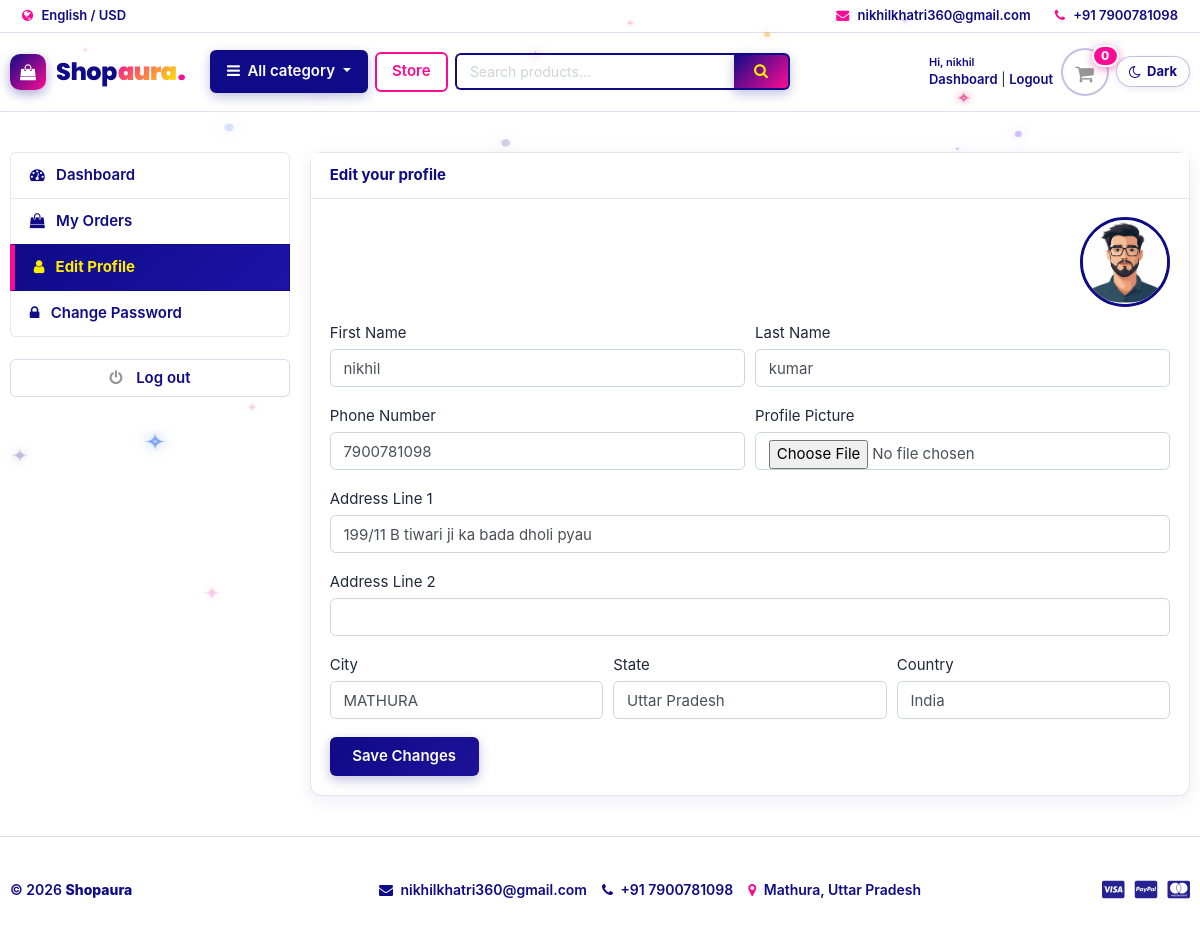
/accounts/edit_profile/ (signed in), run on the app's committed database.
### accounts/models.py (models this page shows, shortened)
class Account(AbstractBaseUser):
    first_name   = models.CharField(max_length=50)
    last_name    = models.CharField(max_length=50)
    username     = models.CharField(max_length=50, unique=True)
    email        = models.EmailField(max_length=100, unique=True)
    phone_number = models.CharField(max_length=10)
    date_joined  = models.DateTimeField(auto_now_add=True)
    last_login   = models.DateTimeField(auto_now_add=True)
    is_admin     = models.BooleanField(default=False)
    is_staff     = models.BooleanField(default=False)
    is_active    = models.BooleanField(default=False)
    is_superadmin= models.BooleanField(default=False)
    USERNAME_FIELD  = 'email'
    REQUIRED_FIELDS = ['username', 'first_name', 'last_name']
    objects = MyAccountManager()

class UserProfile(models.Model):
    user=models.OneToOneField(Account,on_delete=models.CASCADE)
    address_line_1=models.CharField(blank=True,max_length=100)
    address_line_2=models.CharField(blank=True,max_length=100)
    profile_picture=models.ImageField(blank=True,upload_to='userprofile')
    city=models.CharField(blank=True,max_length=20)
    state=models.CharField(blank=True,max_length=20)
    country=models.CharField(blank=True,max_length=20)

### accounts/views.py (the view)
# urls.py: path('edit_profile/', views.edit_profile, name='edit_profile'),
@login_required(login_url='login')
def edit_profile(request):
    try:
        userprofile = UserProfile.objects.get(user=request.user)
    except UserProfile.DoesNotExist:
        userprofile = UserProfile.objects.create(user=request.user)
    if request.method == 'POST':
        user_form = UserForm(request.POST, instance=request.user)
        profile_form = UserProfileForm(request.POST, request.FILES, instance=userprofile)
        if user_form.is_valid() and profile_form.is_valid():
            user_form.save()
            profile_form.save()
            messages.success(request, 'Your profile has been updated.')
            return redirect('edit_profile')
    else:
        user_form = UserForm(instance=request.user)
        profile_form = UserProfileForm(instance=userprofile)
    context = {
        'user_form': user_form,
        'profile_form': profile_form,
        'userprofile': userprofile,
    }
    return render(request, 'accounts/edit_profile.html', context)

### accounts/forms.py
class UserForm(forms.ModelForm):
    class Meta:
        model = Account
        fields = ('first_name', 'last_name', 'phone_number')
    def __init__(self, *args, **kwargs):
        super(UserForm, self).__init__(*args, **kwargs)
        for field in self.fields:
            self.fields[field].widget.attrs['class'] = 'form-control'

class UserProfileForm(forms.ModelForm):
    profile_picture = forms.ImageField(required=False, error_messages={'invalid': ("Image files only")}, widget=forms.FileInput)
    class Meta:
        model=UserProfile
        fields=('address_line_1','address_line_2','city','state','country','profile_picture')
    def __init__(self, *args, **kwargs):
        super(UserProfileForm, self).__init__(*args, **kwargs)
        for field in self.fields:
            self.fields[field].widget.attrs['class'] = 'form-control'

### carts/context_processors.py (called while the page is built)
def counter (request):
    cart_count = 0
    if 'admin' in request.path:
        return{}
    else:
        try:
            cart=Cart.objects.filter(cart_id=_cart_id(request))
            if request.user.is_authenticated:
                cart_items=Cartitem.objects.all().filter(user=request.user)
            else:
                cart_items=Cartitem.objects.all().filter(cart=cart[:1])
            for cart_item in cart_items:
                cart_count+=cart_item.quantity
        except Cart.DoesNotExist:
            cart_count=0
    return dict(cart_count=cart_count)

### carts/views.py (called while the page is built)
def _cart_id(request):
    cart = request.session.session_key
    if not cart:
        request.session.create()
        cart = request.session.session_key
    return cart

### category/context_processors.py (called while the page is built)
def menu_links(request):
    links = Category.objects.all()
    return dict(links=links)

### category/models.py (called while the page is built)
    def get_url(self):
        return reverse('products_by_category', args=[self.slug])

### shopaura/__init__.py (called while the page is built)
    def _compat_format_html(format_string, *args, **kwargs):
        if not args and not kwargs:
            return django.utils.html.mark_safe(format_string)
        return _orig_format_html(format_string, *args, **kwargs)

### templates/accounts/edit_profile.html (shortened to what this page needs)
{% extends 'base.html' %}
{% block content %}
<section class="section-conten padding-y bg">
<div class="container">
	<div class="row">
	{% include 'includes/dashboard_sidebar.html' %}
	<main class="col-md-9">
		<article class="card">
		<header class="card-header">
			<strong class="d-inline-block mr-3">Edit your profile</strong>
		</header>
		<div class="card-body">
			<div class="text-center text-md-right mb-3">
				{% if userprofile.profile_picture %}
				<img src="{{userprofile.profile_picture.url}}" alt="Profile Picture" width="90" height="90" style="border-radius:50%; object-fit: cover; border: 3px solid #0f0a87;">
				{% else %}
				<img src="https://encrypted-tbn0.gstatic.com/images?q=tbn:ANd9GcSbZ0WFrgDfCi0quSSO2usQ032wzQ1AjvHpBJE3m4e15g&s=10" alt="Profile Picture" width="90" height="90" style="border-radius:50%; object-fit: cover;">
				{% endif %}
			</div>
			<div class="row">
			<div class="col-md-12">
				<form action="{% url 'edit_profile' %}" method="POST" enctype="multipart/form-data">
					<div class="form-row">
						<div class="form-group col-12 col-sm-6">
							<label>First Name</label>
							{{user_form.first_name}}
						</div>
						<div class="form-group col-12 col-sm-6">
							<label>Last Name</label>
							{{user_form.last_name}}
						</div>
					</div>
					<div class="form-row">
						<div class="form-group col-12 col-sm-6">
							<label>Phone Number</label>
							{{user_form.phone_number}}
						</div>
						<div class="form-group col-12 col-sm-6">
							<label>Profile Picture</label>
							{{profile_form.profile_picture}}
						</div>
					</div>
					<div class="form-group">
						<label>Address Line 1</label>
						{{profile_form.address_line_1}}
					</div>
					<div class="form-group">
						<label>Address Line 2</label>
						{{profile_form.address_line_2}}
					</div>
					<div class="form-row">
						<div class="form-group col-12 col-sm-4">
							<label>City</label>
							{{profile_form.city}}
						</div>
						<div class="form-group col-12 col-sm-4">
							<label>State</label>
							{{profile_form.state}}
						</div>
						<div class="form-group col-12 col-sm-4">
							<label>Country</label>
							{{profile_form.country}}
						</div>
					</div>
					<input type="submit" value="Save Changes" class="btn btn-primary px-4">
				</form>
			</div>
			</div>
		</div>
		</article>
	</main>
</div>
</div>
</section>
{% endblock %}

### templates/includes/navbar.html (shortened to what this page needs)
<header class="section-header">
	<nav class="navbar navbar-top-bar p-md-0 navbar-expand-md border-bottom">
		<div class="container">
			<div class="collapse navbar-collapse" id="navbarTop4">
				<ul class="navbar-nav mr-auto">
					<li class="nav-item">
						<span class="nav-link py-1 px-2"><i class="fa fa-globe"></i> English / USD</span>
					</li>
				</ul>
				<ul class="navbar-nav align-items-md-center">
					<li><a href="mailto:nikhilkhatri360@gmail.com" class="nav-link py-1 px-2"> <i class="fa fa-envelope"></i> nikhilkhatri360@gmail.com </a></li>
					<li><a href="tel:+917900781098" class="nav-link py-1 px-2"> <i class="fa fa-phone"></i> +91 7900781098 </a></li>
				</ul>
			</div>
		</div>
	</nav>
	<section class="header-main border-bottom py-2 py-md-3">
		<div class="container">
			<div class="row align-items-center">
				<div class="col-lg-2 col-md-3 col-6">
					<a href="{% url 'home' %}" class="brand-wrap brand-logo-wrap">
						<span class="brand-icon">
							<i class="fa fa-shopping-bag"></i>
						</span>
						<span class="brand-text">
							Shop<span class="brand-aura">aura</span><span class="brand-dot">.</span>
						</span>
					</a>
				</div>
				<div class="col-lg-4 col-md-4 col-6 order-lg-3 text-right">
					<div class="d-flex justify-content-end align-items-center header-widgets-wrap">
						{% if user.id is None %}
						<div class="widget-header d-none d-sm-block text-left mr-2">
							<small class="title text-muted d-block" style="font-size: 11px;">Welcome guest!</small>
							<div style="font-size: 13px;">
								<a href="{% url 'signin' %}">Sign in</a> <span class="dark-transp">|</span>
								<a href="{% url 'register' %}">Register</a>
							</div>
						</div>
						<div class="widget-header d-sm-none mr-2">
							<a href="{% url 'signin' %}" class="btn btn-sm btn-outline-primary p-1" title="Sign in"><i class="fa fa-user"></i></a>
						</div>
						{% else %}
						<div class="widget-header d-none d-sm-block text-left mr-2">
							<small class="title text-muted d-block" style="font-size: 11px;">Hi, {{ user.first_name }}</small>
							<div style="font-size: 13px;">
								<a href="{% url 'dashboard' %}">Dashboard</a> <span class="dark-transp">|</span>
								<a href="{% url 'logout' %}">Logout</a>
							</div>
						</div>
						{% endif %}
						<a href="{% url 'cart' %}" class="widget-header cart-widget mr-2" title="View Cart">
							<div class="icon icon-sm rounded-circle border"><i class="fa fa-shopping-cart"></i></div>
							<span class="badge badge-pill badge-danger notify">{{ cart_count }}</span>
						</a>
						<div class="widget-header theme-toggle-wrapper">
							<button type="button" class="theme-toggle-btn" id="theme-toggle-btn" title="Toggle Dark/Light Mode" aria-label="Toggle theme">
								<i class="fa fa-moon-o theme-icon-moon"></i>
								<span class="theme-text d-none d-xl-inline">Dark</span>
							</button>
						</div>
					</div>
				</div>
				<div class="col-lg-6 col-md-5 col-12 order-lg-2 mt-2 mt-md-0">
					<div class="d-flex align-items-center w-100 header-search-row">
						<div class="category-wrap dropdown mr-2 flex-shrink-0">
							<button type="button" class="btn btn-primary dropdown-toggle px-2 px-sm-3" data-toggle="dropdown" aria-haspopup="true" aria-expanded="false">
								<i class="fa fa-bars mr-1"></i> <span class="d-none d-sm-inline">All category</span><span class="d-sm-none">Category</span>
							</button>
						</div>
						<a href="{% url 'store' %}" class="btn btn-outline-primary mr-2 flex-shrink-0 px-2 px-sm-3">Store</a>
						<form action="{% url 'search' %}" class="search flex-grow-1" method="GET">
							<div class="input-group w-100">
								<input type="text" class="form-control" placeholder="Search products..." name="keyword" required>
								<div class="input-group-append">
									<button class="btn btn-primary" type="submit" aria-label="Search">
										<i class="fa fa-search"></i>
									</button>
								</div>
							</div>
						</form>
					</div>
				</div>
			</div>
		</div>
	</section>
</header>

### shopaura/static/css/ui.css (style rules this page uses)
html { font-family: "Inter", sans-serif; font-size: 15px; }
.icon-xs, .icon-sm, .icon-md, .icon-lg { display: inline-block; text-align: center; flex-shrink: 0; flex-grow: 0; }
.icon-sm { width: 48px; height: 48px; line-height: 48px !important; font-size: 20px; }
.padding-y { padding-top: 40px; padding-bottom: 40px; }
article:after, .form-group:after { display: block; clear: both; content: ""; }
.bg { background-color: #f8f9fa; }
.header-main { position: relative; padding-top: 1rem; padding-bottom: 1rem; }
.brand-logo-wrap { display: inline-flex; align-items: center; text-decoration: none !important; gap: 10px; padding: 2px 0; transition: all 0.25s ease; }
.brand-logo-wrap .brand-icon { display: inline-flex; align-items: center; justify-content: center; width: 36px; height: 36px; border-radius: 10px; background: linear-gradient(135deg, #3167eb 0%, #7928ca 100%); color: #ffffff; font-size: 16px; box-shadow: 0 4px 12px rgba(49, 103, 235, 0.3); transition: transform 0.3s cubic-bezier(0.34, 1.56, 0.64, 1), box-shadow 0.3s ease; flex-shrink: 0; }
.brand-logo-wrap .brand-text { font-family: 'Poppins', -apple-system, BlinkMacSystemFont, 'Segoe UI', Roboto, sans-serif; font-size: 24px; font-weight: 800; line-height: 1; letter-spacing: -0.5px; color: #1e293b; display: inline-flex; align-items: baseline; white-space: nowrap; user-select: none; }
.brand-logo-wrap .brand-aura { background: linear-gradient(135deg, #3167eb 0%, #8a2be2 100%); -webkit-background-clip: text; -webkit-text-fill-color: transparent; background-clip: text; font-weight: 900; margin-left: 1px; transition: filter 0.3s ease; }
.brand-logo-wrap .brand-dot { color: #3167eb; font-size: 26px; line-height: 0; font-weight: 900; margin-left: 1px; }
.widget-header { display: inline-block; vertical-align: middle; position: relative; }
.widget-header a { color: #343a40; }
.widget-header i { color: #969696; }
.widget-header .title { display: block; }
.widget-header .notify { position: absolute; top: -3px; right: -10px; }
.notify { position: absolute; top: -4px; right: -10px; display: inline-block; padding: 0.25em 0.6em; font-size: 12px; line-height: 1; text-align: center; border-radius: 3rem; color: #fff; background-color: #fa3434; }

### shopaura/static/css/responsive.css (style rules this page uses)
html, body { max-width: 100vw; overflow-x: hidden; }
img { max-width: 100%; height: auto; }

### data on the page
Account: first_name "nikhil", last_name "kumar", phone_number "7900781098"
UserProfile: profile_picture (picture), address_line_1 "199/11 B tiwari ji ka bada dholi pyau", city "MATHURA", state "Uttar Pradesh", country "India"

### other printed values
{{ cart_count }} "0"
